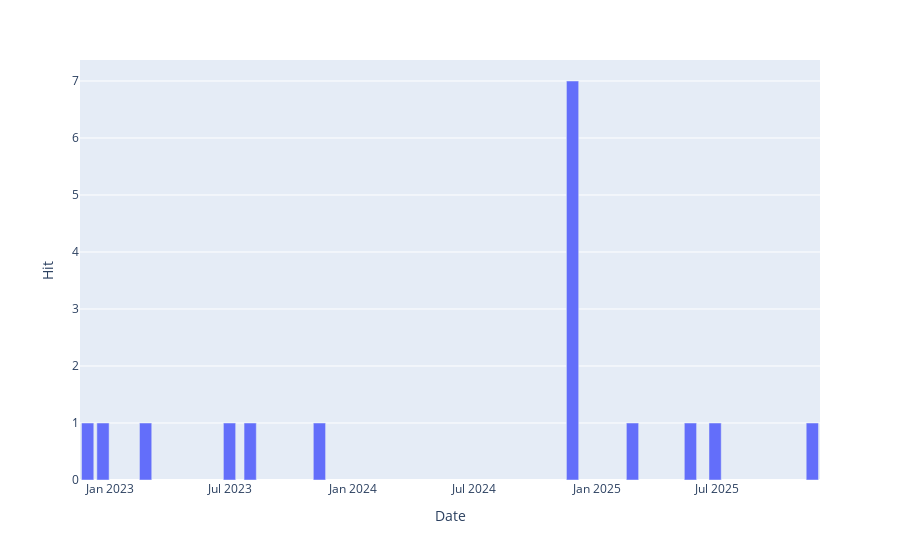

Here is the notebook cell this chart was saved with:
### Markdown cell above
## 2. Result

### Code cell
fig = px.bar(good, x='Date', y='Hit')
fig.show()

### Figure 1 — Plotly figure (JSON) as saved in the notebook; plotly's stock layout.template omitted (floating-point values rounded to 4 significant figures)
{"data": [{"alignmentgroup": "True", "hovertemplate": "Date=%{x}<br>Hit=%{y}<extra></extra>", "legendgroup": "", "marker": {"color": "#636efa", "pattern": {"shape": ""}}, "name": "", "offsetgroup": "", "orientation": "v", "showlegend": false, "textposition": "auto", "type": "bar", "x": ["2022-11-29T00:00:00", "2022-12-22T00:00:00", "2023-02-24T00:00:00", "2023-06-30T00:00:00", "2023-07-31T00:00:00", "2023-11-12T00:00:00", "2024-11-26T00:00:00", "2025-02-24T00:00:00", "2025-05-22T00:00:00", "2025-06-28T00:00:00", "2025-11-21T00:00:00"], "xaxis": "x", "y": [1, 1, 1, 1, 1, 1, 7, 1, 1, 1, 1], "yaxis": "y"}], "layout": {"barmode": "relative", "legend": {"tracegroupgap": 0}, "margin": {"t": 60}, "xaxis": {"anchor": "y", "domain": [0, 1], "title": {"text": "Date"}}, "yaxis": {"anchor": "x", "domain": [0, 1], "title": {"text": "Hit"}}}}
